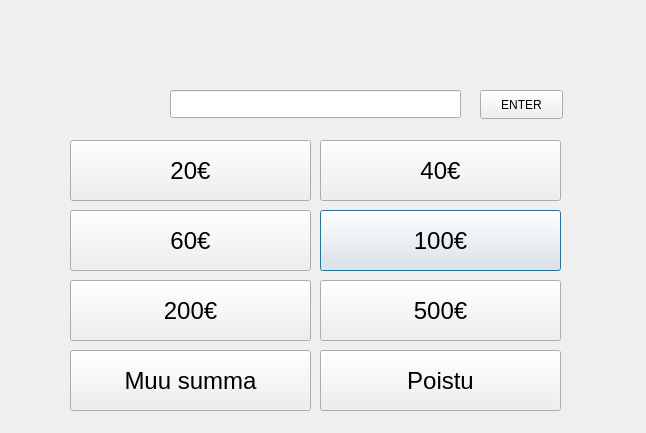
<?xml version="1.0" encoding="UTF-8"?>
<ui version="4.0">
 <class>withdraw</class>
 <widget class="QDialog" name="withdraw">
  <property name="geometry">
   <rect>
    <x>0</x>
    <y>0</y>
    <width>646</width>
    <height>433</height>
   </rect>
  </property>
  <property name="windowTitle">
   <string>Dialog</string>
  </property>
  <widget class="QPushButton" name="btn100">
   <property name="geometry">
    <rect>
     <x>320</x>
     <y>210</y>
     <width>241</width>
     <height>61</height>
    </rect>
   </property>
   <property name="font">
    <font>
     <pointsize>18</pointsize>
    </font>
   </property>
   <property name="text">
    <string>100€</string>
   </property>
  </widget>
  <widget class="QPushButton" name="btnOther">
   <property name="geometry">
    <rect>
     <x>70</x>
     <y>350</y>
     <width>241</width>
     <height>61</height>
    </rect>
   </property>
   <property name="font">
    <font>
     <pointsize>18</pointsize>
    </font>
   </property>
   <property name="text">
    <string>Muu summa</string>
   </property>
  </widget>
  <widget class="QPushButton" name="btn500">
   <property name="geometry">
    <rect>
     <x>320</x>
     <y>280</y>
     <width>241</width>
     <height>61</height>
    </rect>
   </property>
   <property name="font">
    <font>
     <pointsize>18</pointsize>
    </font>
   </property>
   <property name="text">
    <string>500€</string>
   </property>
  </widget>
  <widget class="QPushButton" name="btn200">
   <property name="geometry">
    <rect>
     <x>70</x>
     <y>280</y>
     <width>241</width>
     <height>61</height>
    </rect>
   </property>
   <property name="font">
    <font>
     <pointsize>18</pointsize>
    </font>
   </property>
   <property name="text">
    <string>200€</string>
   </property>
  </widget>
  <widget class="QPushButton" name="btnExitWithdraw">
   <property name="geometry">
    <rect>
     <x>320</x>
     <y>350</y>
     <width>241</width>
     <height>61</height>
    </rect>
   </property>
   <property name="font">
    <font>
     <pointsize>18</pointsize>
    </font>
   </property>
   <property name="text">
    <string>Poistu</string>
   </property>
  </widget>
  <widget class="QPushButton" name="btn60">
   <property name="geometry">
    <rect>
     <x>70</x>
     <y>210</y>
     <width>241</width>
     <height>61</height>
    </rect>
   </property>
   <property name="font">
    <font>
     <pointsize>18</pointsize>
    </font>
   </property>
   <property name="text">
    <string>60€</string>
   </property>
  </widget>
  <widget class="QPushButton" name="btn40">
   <property name="geometry">
    <rect>
     <x>320</x>
     <y>140</y>
     <width>241</width>
     <height>61</height>
    </rect>
   </property>
   <property name="font">
    <font>
     <pointsize>18</pointsize>
    </font>
   </property>
   <property name="text">
    <string>40€</string>
   </property>
  </widget>
  <widget class="QPushButton" name="btn20">
   <property name="geometry">
    <rect>
     <x>70</x>
     <y>140</y>
     <width>241</width>
     <height>61</height>
    </rect>
   </property>
   <property name="font">
    <font>
     <pointsize>18</pointsize>
    </font>
   </property>
   <property name="text">
    <string>20€</string>
   </property>
  </widget>
  <widget class="QLabel" name="label">
   <property name="geometry">
    <rect>
     <x>70</x>
     <y>9</y>
     <width>491</width>
     <height>71</height>
    </rect>
   </property>
   <property name="font">
    <font>
     <pointsize>24</pointsize>
    </font>
   </property>
   <property name="text">
    <string/>
   </property>
   <property name="alignment">
    <set>Qt::AlignCenter</set>
   </property>
  </widget>
  <widget class="QLineEdit" name="lineforsum">
   <property name="geometry">
    <rect>
     <x>170</x>
     <y>90</y>
     <width>291</width>
     <height>28</height>
    </rect>
   </property>
  </widget>
  <widget class="QPushButton" name="btnEnter">
   <property name="geometry">
    <rect>
     <x>480</x>
     <y>90</y>
     <width>83</width>
     <height>29</height>
    </rect>
   </property>
   <property name="text">
    <string>ENTER</string>
   </property>
  </widget>
 </widget>
 <resources/>
 <connections/>
</ui>
